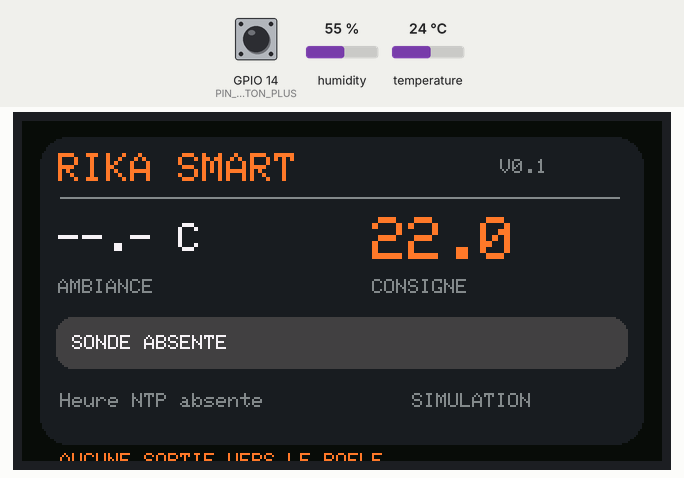
The program below on a simulated ESP32-S3. Shown: 320×170 colour display. Wiring (inferred from the names in the program): SHT3x sensor at I2C address 0x44. The test bench sets the inputs (shaded band); at power-on: temperature 24 °C, GPIO 14 (PIN_BUTTON_PLUS) HIGH, humidity 55 %. The local clock reads 2024-03-15 10:24:30 at power-on unless the program sets it; EEPROM starts erased; what the program prints to the serial monitor is not drawn.

Above: at 1.7 s.
1.8 s: temperature set to 12 °C
At 4.1 s:
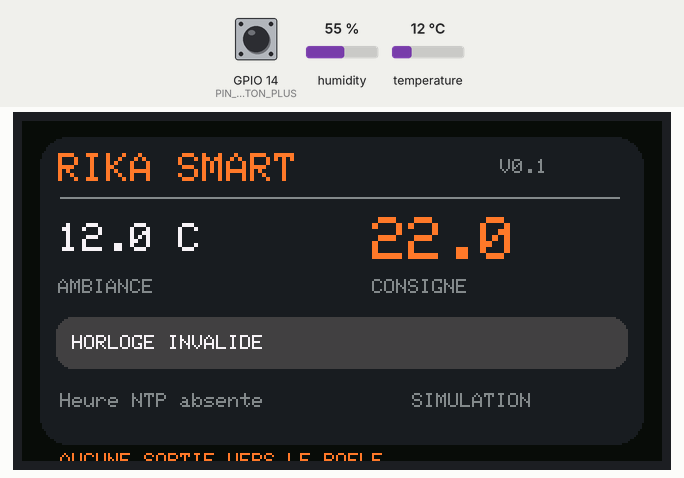
4.6 s: GPIO 14 (PIN_BUTTON_PLUS) pulled LOW for 0.15 s
At 6.1 s:
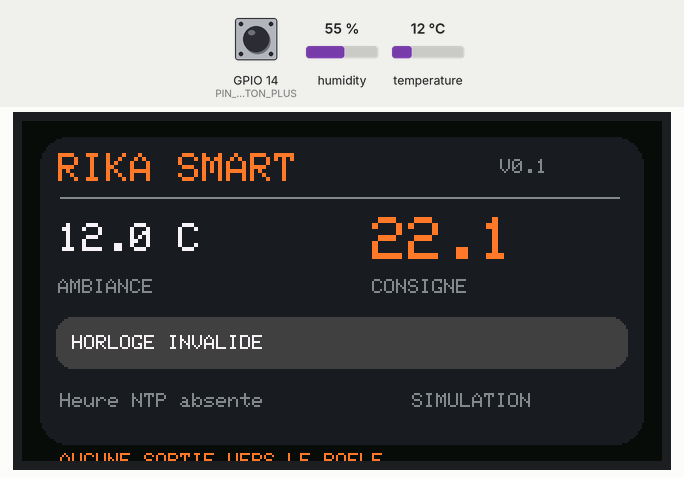
6.6 s: GPIO 14 (PIN_BUTTON_PLUS) pulled LOW for 1 s
At 8.0 s:
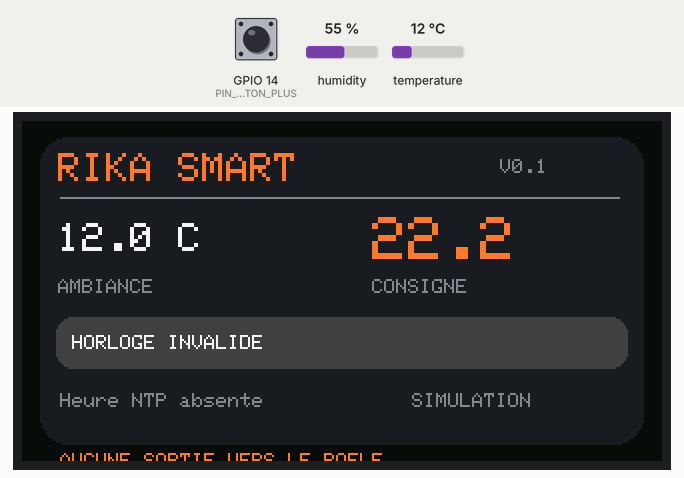
9.1 s: temperature set to 19 °C
12.7 s: temperature set to 28 °C
At 15.1 s:
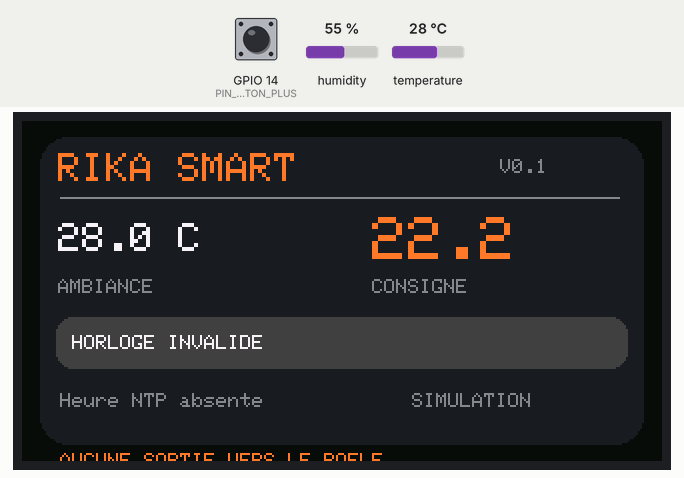
Timing chart, 0 to 16.6 s (numbered marks = the images above; inputs shaded):
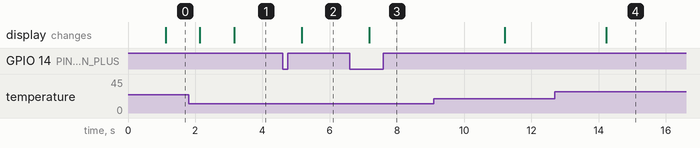

The program:

main.cpp
```cpp
#include <Arduino.h>
#include <Wire.h>
#include <Preferences.h>
#include <WiFi.h>
#include <WebServer.h>
#include <time.h>
#include <Arduino_GFX_Library.h>
#include "control_logic.h"

#if __has_include("network_secrets.h")
#include "network_secrets.h"
#else
#define RIKA_WIFI_SSID ""
#define RIKA_WIFI_PASSWORD ""
#endif

// ONLY for the ORIGINAL LilyGO T-Display-S3 1.9" ST7789 170x320 PAR8.
// Do not use this on AMOLED / Touch / other NerdMiner display variants.
static constexpr uint8_t PIN_LCD_POWER=15, PIN_LCD_BL=38;
static constexpr uint8_t PIN_BUTTON_MINUS=0, PIN_BUTTON_PLUS=14;
static constexpr uint8_t PIN_I2C_SDA=18, PIN_I2C_SCL=17;
static constexpr uint8_t SHT31_ADDR=0x44;

Arduino_DataBus* bus=new Arduino_ESP32PAR8Q(
  7, 6, 8, 9, 39, 40, 41, 42, 45, 46, 47, 48);
Arduino_GFX* gfx=new Arduino_ST7789(bus, 5, 0, true, 170, 320, 35, 0, 35, 0);
WebServer http(80);
Preferences prefs;
SmartThermostat regulator(22.0f);

float roomTemperature=NAN, humidityPercent=NAN;
uint32_t lastValidSensorMs=0, lastSensorReadMs=0, lastDrawMs=0, lastButtonChangeMs=0;
bool firstSensorReading=false, wifiConfigured=false, webStarted=false;
uint32_t lastConnectAttemptMs=0;
bool buttonMinusPrev=false, buttonPlusPrev=false;
uint32_t lastButtonActionMs=0;
bool configurationDirty=false;

uint16_t orange, white, gray, green, red, dark, darker;

static uint8_t crc8(const uint8_t* bytes, uint8_t n) {
  uint8_t crc=0xFF;
  for (uint8_t i=0; i<n; ++i) {
    crc ^= bytes[i];
    for (uint8_t b=0; b<8; ++b) crc=(crc & 0x80) ? (crc << 1) ^ 0x31 : (crc << 1);
  }
  return crc;
}
bool readSht31(float& temp, float& humidity) {
  Wire.beginTransmission(SHT31_ADDR);
  Wire.write(0x2C);
  Wire.write(0x06); // single shot, high repeatability, clock stretching
  if (Wire.endTransmission()!=0) return false;
  delay(22);
  if (Wire.requestFrom(static_cast<int>(SHT31_ADDR), 6) != 6) return false;
  uint8_t b[6];
  for (auto& v : b) v=Wire.read();
  if (crc8(b, 2)!=b[2] || crc8(&b[3], 2)!=b[5]) return false;
  const uint16_t t=(static_cast<uint16_t>(b[0])<<8)|b[1];
  const uint16_t h=(static_cast<uint16_t>(b[3])<<8)|b[4];
  temp=-45.0f+175.0f*(static_cast<float>(t)/65535.0f);
  humidity=100.0f*(static_cast<float>(h)/65535.0f);
  return isfinite(temp) && temp>=-10 && temp<=50 && humidity>=0 && humidity<=100;
}
bool sensorAvailable(uint32_t now) {
  return firstSensorReading && static_cast<uint32_t>(now-lastValidSensorMs)<15000U;
}
bool getLocalClock(struct tm& now) {
  if (!getLocalTime(&now, 10)) return false;
  return (now.tm_year+1900)>=2025 && now.tm_wday>=0 && now.tm_wday<7;
}
void displayUi(bool sensorOk, bool timeOk, const struct tm& localTime) {
  gfx->fillScreen(darker);
  gfx->fillRoundRect(9, 8, 302, 154, 14, dark);
  gfx->setTextSize(2); gfx->setTextColor(orange);
  gfx->setCursor(18, 16); gfx->print("RIKA SMART");
  gfx->setTextSize(1); gfx->setTextColor(gray);
  gfx->setCursor(239, 19); gfx->print("V0.1");
  gfx->drawFastHLine(19, 38, 280, gray);
  gfx->setTextColor(white); gfx->setTextSize(2);
  gfx->setCursor(18, 51);
  if(sensorOk) gfx->print(String(roomTemperature, 1)+" C");
  else gfx->print("--.- C");
  gfx->setTextColor(gray); gfx->setTextSize(1);
  gfx->setCursor(18, 79); gfx->print("AMBIANCE");
  gfx->setTextColor(orange); gfx->setTextSize(3);
  gfx->setCursor(175, 48); gfx->print(String(regulator.target(),1));
  gfx->setTextSize(1); gfx->setTextColor(gray);
  gfx->setCursor(175, 79); gfx->print("CONSIGNE");
  gfx->fillRoundRect(17, 98, 286, 26, 8,
                     regulator.heatRequested()?0x2384:0x4208);
  gfx->setTextSize(1);
  gfx->setTextColor(white); gfx->setCursor(25, 107);
  gfx->print(demandLabel(regulator.state()));
  gfx->setCursor(19, 136); gfx->setTextColor(gray);
  if (timeOk) {
    char clock[16]; snprintf(clock,sizeof(clock),"%02d:%02d",localTime.tm_hour,localTime.tm_min);
    gfx->print(clock);
  } else gfx->print("Heure NTP absente");
  gfx->setCursor(195, 136);
  gfx->print("SIMULATION");
  gfx->setTextColor(orange); gfx->setCursor(19, 166);
  gfx->print("AUCUNE SORTIE VERS LE POELE");
}
void handleButtons(uint32_t now) {
  const bool minus=(digitalRead(PIN_BUTTON_MINUS)==LOW);
  const bool plus=(digitalRead(PIN_BUTTON_PLUS)==LOW);
  if(now-lastButtonActionMs>=200U) {
    if(minus && !buttonMinusPrev) {
      regulator.setTarget(roundf((regulator.target()-0.1f)*10.0f)/10.0f);
      lastButtonChangeMs=now; lastButtonActionMs=now; configurationDirty=true;
    }
    if(plus && !buttonPlusPrev) {
      regulator.setTarget(roundf((regulator.target()+0.1f)*10.0f)/10.0f);
      lastButtonChangeMs=now; lastButtonActionMs=now; configurationDirty=true;
    }
  }
  buttonMinusPrev=minus; buttonPlusPrev=plus;
  if(configurationDirty && now-lastButtonChangeMs>3000U) {
    prefs.putFloat("target",regulator.target());
    configurationDirty=false;
  }
}
void serveStatus() {
  struct tm clock={};
  const bool clockValid=getLocalClock(clock);
  const bool sensorOk=sensorAvailable(millis());
  const String body=String("{\"product\":\"RIKA Smart ESP32-S3\",")+
    "\"version\":\"0.1.0\",\"mode\":\"dry_run\",\"relay_enabled\":false,"+
    "\"sensor_ok\":"+(sensorOk?"true":"false")+
    ",\"clock_ok\":"+(clockValid?"true":"false")+
    ",\"room_c\":"+(sensorOk?String(roomTemperature,2):"null")+
    ",\"target_c\":"+String(regulator.target(),1)+
    ",\"heat_request\":"+(regulator.heatRequested()?"true":"false")+
    ",\"decision\":\""+String(demandLabel(regulator.state()))+"\"}";
  http.sendHeader("Cache-Control","no-store");
  http.send(200,"application/json; charset=utf-8",body);
}
void startNetwork() {
  wifiConfigured=strlen(RIKA_WIFI_SSID)>0 && strcmp(RIKA_WIFI_SSID,"YOUR_WIFI_NAME")!=0;
  if (!wifiConfigured) { Serial.println("WiFi not configured: offline demonstration"); return; }
  WiFi.mode(WIFI_STA);
  WiFi.setAutoReconnect(true);
  WiFi.begin(RIKA_WIFI_SSID,RIKA_WIFI_PASSWORD);
  lastConnectAttemptMs=millis();
}
void networkLoop(uint32_t now) {
  if(!wifiConfigured) return;
  if(WiFi.status()==WL_CONNECTED) {
    if(!webStarted) {
      configTzTime("CET-1CEST,M3.5.0/2,M10.5.0/3",
                   "pool.ntp.org","time.cloudflare.com");
      http.on("/api/status",HTTP_GET,serveStatus);
      http.on("/",HTTP_GET,[](){http.send(200,"text/plain; charset=utf-8",
          "RIKA Smart ESP32-S3 : GET /api/status (lecture seule, reseau local).");});
      http.onNotFound([](){http.send(404,"text/plain","Not found");});
      http.begin();
      webStarted=true;
      Serial.println("Local API: http://"+WiFi.localIP().toString()+"/api/status");
    }
    http.handleClient();
  } else if(now-lastConnectAttemptMs>30000U) {
    lastConnectAttemptMs=now;
    WiFi.disconnect();
    WiFi.begin(RIKA_WIFI_SSID, RIKA_WIFI_PASSWORD);
  }
}
void setup() {
  Serial.begin(115200);
  pinMode(PIN_BUTTON_MINUS,INPUT_PULLUP);
  pinMode(PIN_BUTTON_PLUS,INPUT_PULLUP);
  pinMode(PIN_LCD_POWER,OUTPUT); digitalWrite(PIN_LCD_POWER,HIGH);
  pinMode(PIN_LCD_BL,OUTPUT); digitalWrite(PIN_LCD_BL,HIGH);
  gfx->begin(); gfx->setRotation(1);
  dark=gfx->color565(29,30,34);
  darker=gfx->color565(12,13,15);
  orange=gfx->color565(255,120,43);
  white=gfx->color565(240,240,240);
  gray=gfx->color565(134,137,141);
  green=gfx->color565(46,173,115);
  red=gfx->color565(230,64,64);
  gfx->fillScreen(darker);
  Wire.begin(PIN_I2C_SDA,PIN_I2C_SCL);
  Wire.setClock(100000);
  prefs.begin("rika-smart",false);
  regulator.setTarget(prefs.getFloat("target",22.0f));
  startNetwork();
  Serial.println("RIKA Smart demo: no relay GPIO, no stove commands.");
}
void loop() {
  const uint32_t now=millis();
  handleButtons(now);
  networkLoop(now);
  if(now-lastSensorReadMs>=1500U) {
    lastSensorReadMs=now;
    float t=NAN,h=NAN;
    if(readSht31(t,h)) {
      roomTemperature=t;
      humidityPercent=h;
      lastValidSensorMs=millis();
      firstSensorReading=true;
    }
  }
  struct tm localTime={};
  bool timeOk=getLocalClock(localTime);
  const bool valid=sensorAvailable(millis());
  regulator.tick(roomTemperature,valid,timeOk,
        timeOk?localTime.tm_wday:-1,
        timeOk?localTime.tm_hour*60+localTime.tm_min:-1,
        millis());
  if(millis()-lastDrawMs>=1000U) {
    lastDrawMs=millis();
    displayUi(valid,timeOk,localTime);
  }
  delay(20);
}
```

control_logic.h
```cpp
#pragma once
#include <stdint.h>
#include <math.h>

// Independent thermostat decision engine. NO GPIO/relay control in this file.
// Time/day values come from the local clock after successful NTP sync.
struct HeatWindow { uint16_t startMinute; uint16_t endMinute; };
struct DaySchedule { HeatWindow first; HeatWindow second; };

constexpr HeatWindow kDisabledWindow{0, 0};
// C tm_wday: 0=Sunday, 1=Monday, ... 6=Saturday.
// EXAMPLE timetable only. Adapt before real operation.
constexpr DaySchedule kExampleWeek[7] = {
  {{7*60+30, 22*60+30}, kDisabledWindow}, // Sunday
  {{6*60, 9*60}, {17*60, 22*60}},          // Monday
  {{6*60, 9*60}, {17*60, 22*60}},          // Tuesday
  {{6*60, 9*60}, {17*60, 22*60}},          // Wednesday
  {{6*60, 9*60}, {17*60, 22*60}},          // Thursday
  {{6*60, 9*60}, {17*60, 22*60}},          // Friday
  {{7*60+30, 22*60+30}, kDisabledWindow} // Saturday
};
inline bool within(const HeatWindow &w, int minute) {
  return w.startMinute < w.endMinute &&
         minute >= static_cast<int>(w.startMinute) &&
         minute < static_cast<int>(w.endMinute);
}
inline bool allowedByWeek(int weekday, int minute) {
  if (weekday < 0 || weekday > 6 || minute < 0 || minute >= 1440) return false;
  const DaySchedule& d=kExampleWeek[weekday];
  return within(d.first, minute) || within(d.second, minute);
}
enum class DemandState {
  NoTemperature, NoClock, OutsideSchedule, WaitingRestart, HeatRequested, TargetReached
};
inline const char* demandLabel(DemandState s) {
  switch (s) {
    case DemandState::NoTemperature: return "SONDE ABSENTE";
    case DemandState::NoClock: return "HORLOGE INVALIDE";
    case DemandState::OutsideSchedule: return "HORS PLANNING";
    case DemandState::WaitingRestart: return "PAUSE ANTI-CYCLE";
    case DemandState::HeatRequested: return "CHAUFFE DEMANDEE";
    case DemandState::TargetReached: return "CONSIGNE ATTEINTE";
  }
  return "INCONNU";
}

class SmartThermostat {
 public:
  static constexpr float kRestartGapC = 0.8f;
  static constexpr uint32_t kMinimumOffMs = 20UL * 60UL * 1000UL;
  explicit SmartThermostat(float setpointC=22.0f): targetC_(setpointC) {}
  void setTarget(float c) { if (isfinite(c) && c>=14.0f && c<=28.0f) targetC_=c; }
  float target() const { return targetC_; }
  bool heatRequested() const { return heat_; }
  DemandState state() const { return state_; }

  DemandState tick(float roomC, bool hasSensor, bool clockReady,
                   int weekday, int minuteOfDay, uint32_t uptimeMs) {
    if (!hasSensor || !isfinite(roomC) || roomC < -10 || roomC > 50) {
      stop(uptimeMs); state_=DemandState::NoTemperature; return state_;
    }
    if (!clockReady) {
      stop(uptimeMs); state_=DemandState::NoClock; return state_;
    }
    if (!allowedByWeek(weekday, minuteOfDay)) {
      stop(uptimeMs); state_=DemandState::OutsideSchedule; return state_;
    }
    // Stop at target promptly; an ESP32 MUST NOT override the RIKA safety logic.
    if (roomC >= targetC_) {
      stop(uptimeMs); state_=DemandState::TargetReached; return state_;
    }
    if (heat_) { state_=DemandState::HeatRequested; return state_; }
    if (roomC > targetC_ - kRestartGapC) {
      state_=DemandState::TargetReached; return state_;
    }
    if (uptimeMs < kMinimumOffMs ||
        (offRecorded_ && static_cast<uint32_t>(uptimeMs - lastOffMs_) < kMinimumOffMs)) {
      state_=DemandState::WaitingRestart; return state_;
    }
    heat_=true;
    state_=DemandState::HeatRequested;
    return state_;
  }

 private:
  void stop(uint32_t nowMs) {
    if (heat_) { heat_=false; lastOffMs_=nowMs; offRecorded_=true; }
  }
  float targetC_;
  bool heat_=false;
  bool offRecorded_=false;
  uint32_t lastOffMs_=0;
  DemandState state_=DemandState::NoClock;
};
```

network_secrets.example.h
```cpp
#pragma once
// Copy this file to network_secrets.h on your own PC.
// NEVER commit the real credentials or expose this service to the Internet.
#define RIKA_WIFI_SSID "YOUR_WIFI_NAME"
#define RIKA_WIFI_PASSWORD "YOUR_WIFI_PASSWORD"
```

Measured:
- after the input at 1.8 s, the display: first differs from a run without the input after 1.4 s (image 1)
- after the input at 4.6 s, the display: changes after 0.57 s (image 2)
- after the input at 6.6 s, the display: changes after 0.58 s (image 3)
- after the input at 12.7 s, the display: changes after 1.5 s (image 4)
